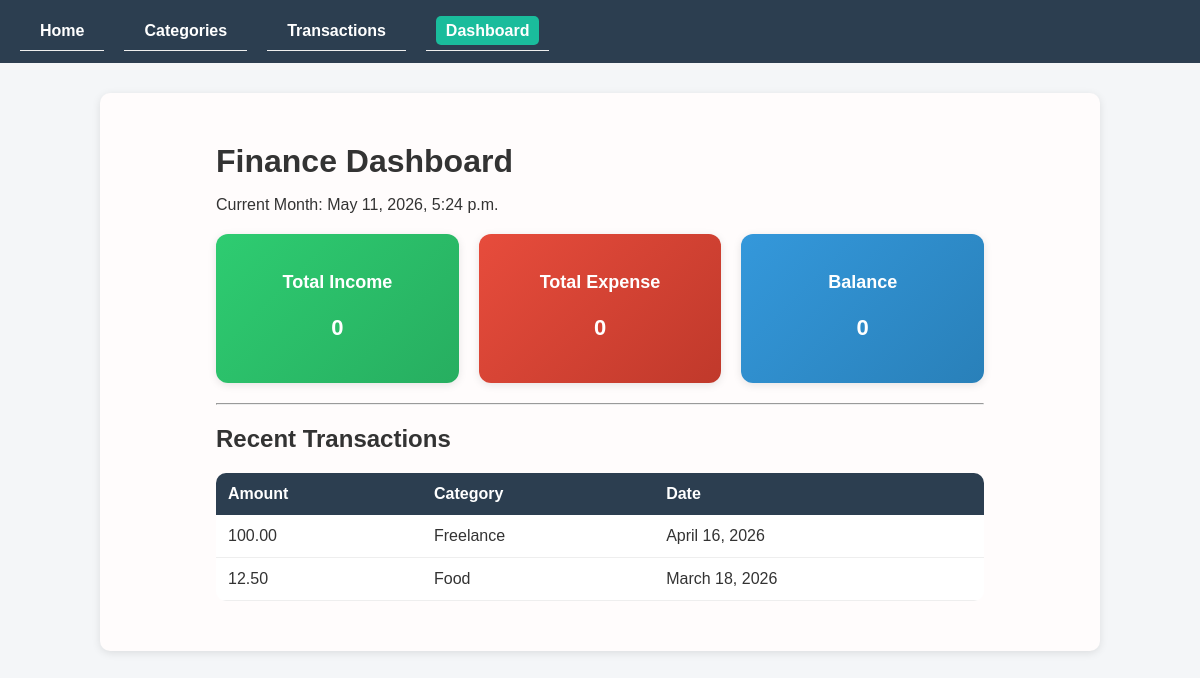
Page /dashboard/ on the earlier database version.
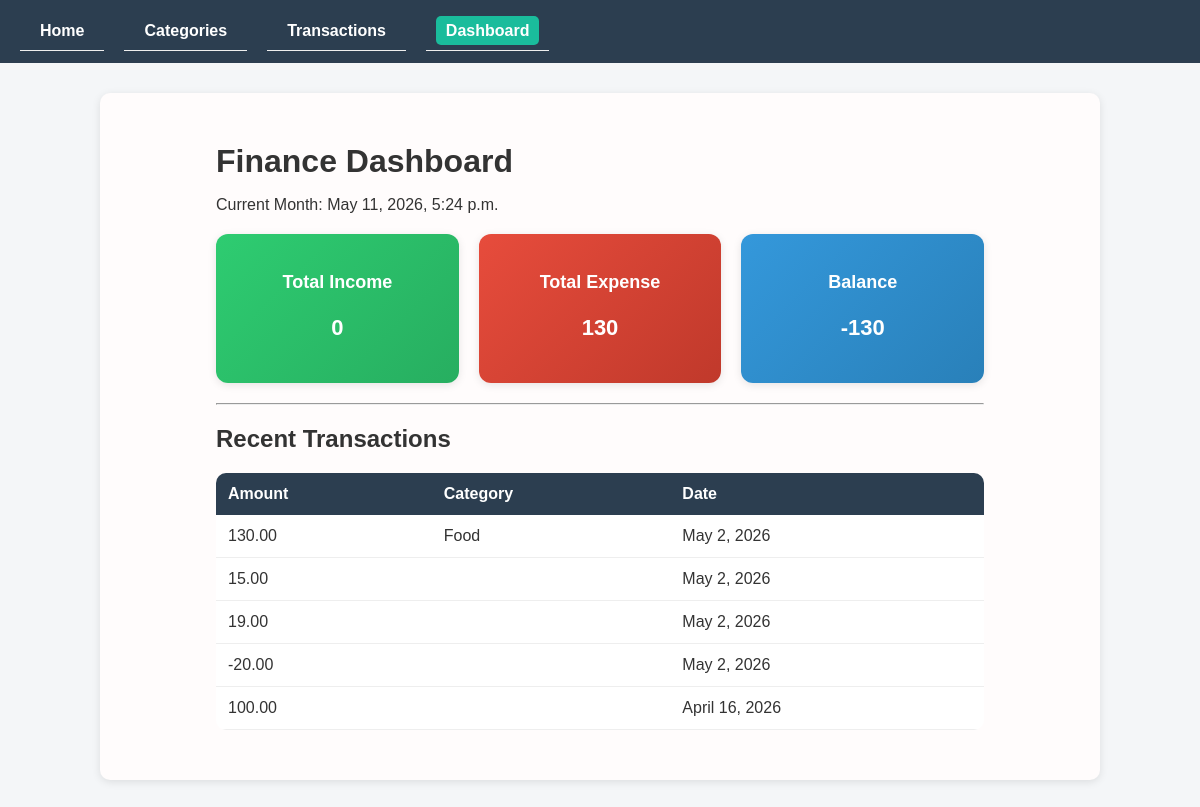
Same page on the later database version.
### transactions/models.py (models this page shows, shortened)
class Transaction(models.Model):
    TYPES = [('income','Income'),('expense','Expense')]
    title = models.CharField(max_length=200)
    amount = models.DecimalField(max_digits=10, decimal_places=2)
    type = models.CharField(max_length=10, choices=TYPES)
    category = models.ForeignKey(Category, on_delete=models.SET_NULL, null=True,blank=True)
    date = models.DateField()
    notes = models.TextField(blank=True)
    created_at = models.DateTimeField(auto_now_add=True)
    class Meta:
        ordering = ['-date', '-created_at']

### categories/models.py (models this page shows, shortened)
class Category(models.Model):
    name=models.CharField(max_length=100)
    type=models.CharField(max_length=10,choices=[('income','Income'),('expense','Expense')])
    color=models.CharField(max_length=7, default='#000000')
    icon=models.CharField(max_length=50,blank=True)
    created_at=models.DateTimeField(auto_now_add=True)
    class Meta:
        verbose_name_plural='Categories'

### dashboard/views.py (the view)
# urls.py: path('', dashboard, name='dashboard'),
def dashboard(request):
    now = datetime.now()
    monthly_transactions = Transaction.objects.filter(
        date__month=now.month,
        date__year=now.year
    )
    total_income = monthly_transactions.filter(
        category__type='income'
    ).aggregate(total=Sum('amount'))['total'] or 0
    total_expense = monthly_transactions.filter(
        category__type='expense'
    ).aggregate(total=Sum('amount'))['total'] or 0
    balance = total_income - total_expense
    recent_transactions = Transaction.objects.order_by('-date')[:5]
    context = {
        'total_income': total_income,
        'total_expense': total_expense,
        'balance': balance,
        'recent_transactions': recent_transactions,
        'current_month': now,
    }
    return render(request, 'dashboard/dashboard.html', context)

### dashboard/templates/dashboard/dashboard.html (shortened to what this page needs)
{% extends 'base.html' %}
{% block content %}
<div class="dashboard-container">
    <h1>Finance Dashboard</h1>
    <p>Current Month: {{ current_month }}</p>
    <div class="cards">
        <div class="card income">
            <h3>Total Income</h3>
            <p>{{ total_income }}</p>
        </div>
        <div class="card expense">
            <h3>Total Expense</h3>
            <p>{{ total_expense }}</p>
        </div>
        <div class="card balance">
            <h3>Balance</h3>
            <p>{{ balance }}</p>
        </div>
    </div>
    <hr>
    <h2>Recent Transactions</h2>
    <table class="table">
        <thead>
            <tr>
                <th>Amount</th>
                <th>Category</th>
                <th>Date</th>
            </tr>
        </thead>
        <tbody>
            {% for t in recent_transactions %}
            <tr>
                <td>{{ t.amount }}</td>
                <td>{{ t.category.name }}</td>
                <td>{{ t.date }}</td>
            </tr>
            {% empty %}
            <tr>
                <td colspan="3">No transactions found</td>
            </tr>
            {% endfor %}
        </tbody>
    </table>
</div>
{% endblock %}

### templates/base.html (shortened to what this page needs)
{% load static %}
<!DOCTYPE html>
<html lang="en">
<head>
    <link rel="stylesheet" href="{% static 'css/style.css' %}">
</head>
<body>
    {% include 'partials/navbar.html' %}
    <div class="container">
        {% block content %}{% endblock %}
    </div>
</body>
</html>

### templates/partials/navbar.html
<nav>
    <ul>
        <li class="{% if request.path == '/' %}active{% endif %}">
            <a href="/">Home</a>
        </li>
        <li class="{% if '/categories/' in request.path %}active{% endif %}">
            <a href="/categories/">Categories</a>
        </li>
        <li class="{% if '/transactions/' in request.path %}active{% endif %}">
            <a href="/transactions/">Transactions</a>
        </li>
        <li class="{% if '/dashboard/' in request.path %}active{% endif %}">
            <a href="/dashboard/">Dashboard</a>
        </li>
    </ul>
</nav>

### static/css/style.css (style rules this page uses)
body { font-family: Arial, sans-serif; margin: 0; padding: 0; background: #f4f6f8; color: #333; }
.container { width: 80%; margin: 30px auto; background: rgb(255, 252, 252); padding: 20px; border-radius: 10px; box-shadow: 0 2px 8px rgba(0,0,0,0.1); }
nav { background: #2c3e50; padding: 12px 20px; }
nav ul { list-style: none; display: flex; gap: 20px; margin: 0; padding: 0; }
nav ul li { display: inline; }
nav ul li a { color: white; text-decoration: none; font-weight: bold; padding: 6px 10px; border-radius: 5px; }
nav ul li.active a { background: #1abc9c; }
h1, h2, h3 { margin-bottom: 15px; }
ul { padding-left: 0; }
ul li { list-style: none; padding: 10px; border-bottom: 1px solid #eee; }
.dashboard-container { width: 80%; margin: 30px auto; }
.cards { display: flex; gap: 20px; margin: 20px 0; }
.card { flex: 1; padding: 20px; border-radius: 12px; color: white; text-align: center; box-shadow: 0 2px 8px rgba(0,0,0,0.1); }
.card h3 { margin-bottom: 10px; font-size: 18px; }
.card p { font-size: 22px; font-weight: bold; }
.card.income { background: linear-gradient(135deg, #2ecc71, #27ae60); }
.card.expense { background: linear-gradient(135deg, #e74c3c, #c0392b); }
.card.balance { background: linear-gradient(135deg, #3498db, #2980b9); }
.table { width: 100%; border-collapse: collapse; margin-top: 20px; background: white; border-radius: 10px; overflow: hidden; }
.table th { background: #2c3e50; color: white; padding: 12px; text-align: left; }
.table td { padding: 12px; border-bottom: 1px solid #eee; }

Differences in the rows shown:
removed Transaction: amount "12.50", category.name "Food", date "March 18, 2026"
added Transaction: amount "130.00", category.name "Food", date "May 2, 2026"
added Transaction: amount "15.00", date "May 2, 2026"
added Transaction: amount "19.00", date "May 2, 2026"
added Transaction: amount "-20.00", date "May 2, 2026"
changed Transaction "April 16, 2026": category.name "Freelance" → (not shown)
Other differences:
{{ total_expense }}: "0" → "130"
{{ balance }}: "0" → "-130"
